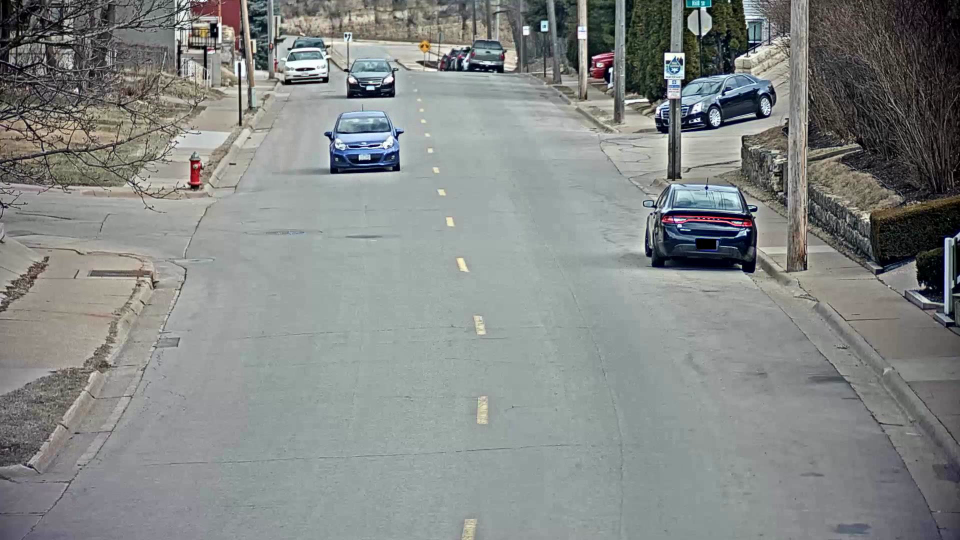
#> input picture src/test.png, 1920 x 1080 px, given in place of non_stabilized5.mp4, which was not available (shown at 1/2 size)
$ python block_matching.py   (older library calls are emulated)
#> lines starting #> are read from the running program, lines starting #| are printed output that depends on the picture; pictures that were not available may be replaced by others from this repository, and a replacement may not be noted
#> in fix_video, img_prev is the input picture: shape (1080, 1920, 3); mean B, G, R 133.9, 135.8, 131.9
# -*- coding: utf-8 -*-
"""
Created on Tue May  8 23:11:10 2018
@author: hamdd
"""

import glob
import cv2
from scipy.signal import convolve2d as conv2

# import pylab as pl
import numpy as np

from os import path, mkdir
import re
from tqdm import tqdm
import skimage.measure
from visualization import colorflow_white, colorflow_black
def atoi(text):
    return int(text) if text.isdigit() else text

# [7 lines left out: function natural_keys, not called in this run]

def construct_replicated_img(img, padding_type="zeros"):
#> called with padding_type = 'mirror'
    h, w = img.shape[:2]
#> h = 324; w = 324
    z = np.zeros((h*3, w*3))
    z[h:h*2, w:w*2] = img

    if(padding_type=="mirror"):
        hz = cv2.flip(img, 1)
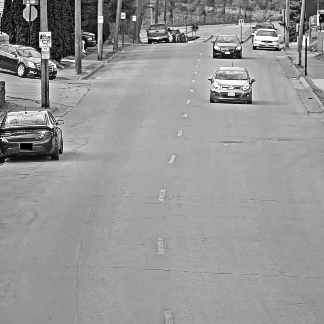
#> hz: shape (324, 324); min 0, max 255, mean 150.2
        z[h  :h*2,   :w] = hz
        z[h  :h*2,w*2: ] = hz

        vz = cv2.flip(img, 0)
        z[ :h, w:w*2] = vz
        z[h*2:,w:w*2] = vz

        rz = cv2.flip(hz, 0)
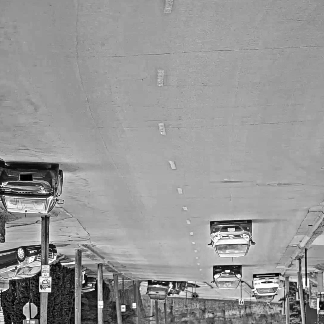
#> rz: shape (324, 324); min 0, max 255, mean 150.2
        z[   :h,  :w] = rz
        z[   :h,w*2:] = rz
        z[h*2: ,  :w] = rz
        z[h*2: ,w*2:] = rz
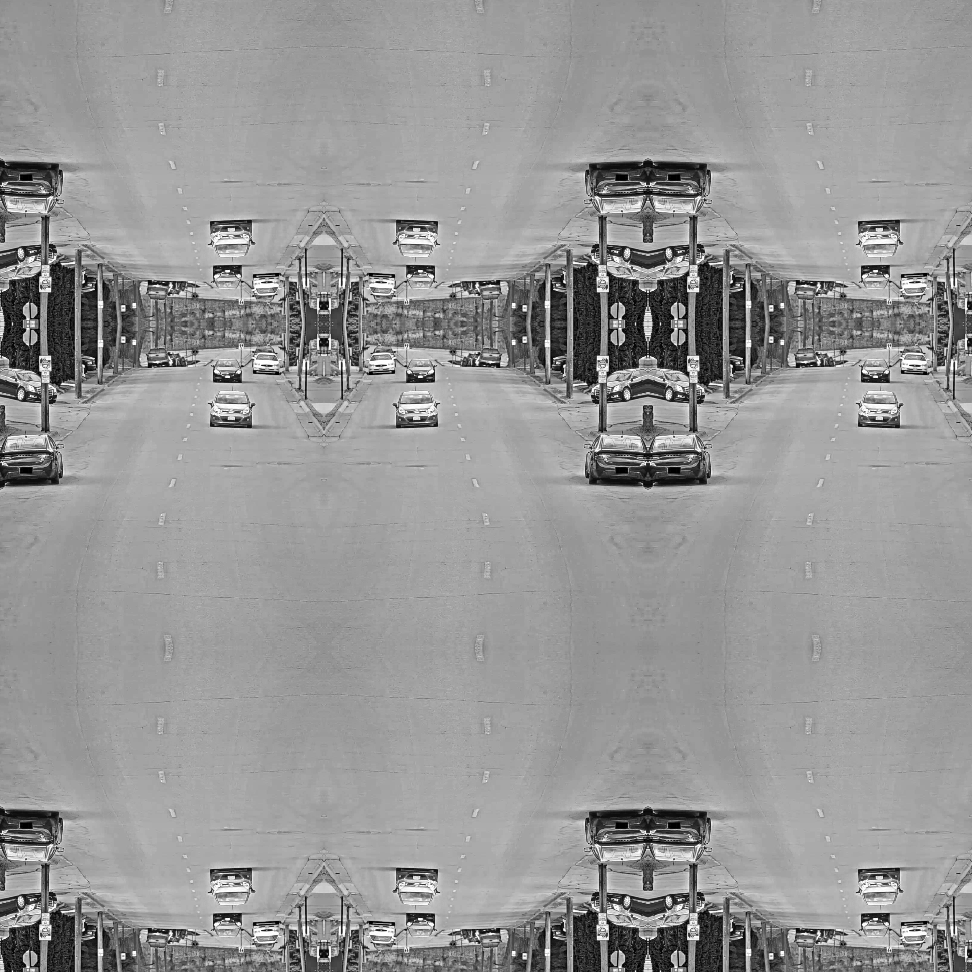
#> z: shape (972, 972) float64; min 0, max 255, mean 150.2
    elif(padding_type in ["zeros","zero"]):
        pass
    else:
        raise(ValueError(f"padding_type not recognized: {padding_type}"))
    return z.astype(np.uint8)

class squarePatchIterator1(object):
    # sq_id = 0
    # [62 lines left out: function __init__, not called in this run]
    def get_n_patches(self):
        return self.nRows*self.nCols
    def __iter__(self):
        return self
    # [45 lines left out: functions __next__, trunc_int, not called in this run]

class squarePatchIterator(object):
    # sq_id = 0
    def __init__(self,
                 img,
                 w_margin,
                 w_padding=0,
                 padding_type="mirror",
                 from_original=False):
        self.img = img
        h, w = self.img.shape[:2]

        self.r_img = construct_replicated_img(img, padding_type=padding_type)

        if(type(w_margin)==float):
            if(w_margin > 1):
                raise(ValueError(f"if its float, w_margin is above 1: {w_margin}"))
            if(w_margin != 0):
                w_margin = int(min(h,w)/(int(1/w_margin))/2)
#> w_margin = 32
            else:
                w_margin = 0

        # self.nSplits = int(nSplits)

        if(type(w_padding)==float):
            if(w_padding > 1):
                raise(ValueError(f"if its float, w_padding is above 1: {w_padding}"))
            if(w_padding > 0):
                w_padding = int(min(h,w)/(int(1/w_padding)))


        # self._s_sq_id = squarePatchIterator.sq_id
        # squarePatchIterator.sq_id += 1

        self.start = self.img.shape
#> self.start = (324, 324)


        self._row = 0
        self._col = 0


        # self.include_padding = include_padding

        self.w_margin = w_margin + 1
#> self.w_margin = 33
        self.w_padding = int(w_padding)
        self.t_margin = self.w_margin + self.w_padding
#> self.t_margin = 33
        self.step = self.w_margin*2
#> self.step = 66
        self.from_original = from_original
        print("Final measurements:")
        print(f" - w_margin: {self.w_margin}")
#|  - w_margin: 33
        print(f" - w_paddin: {self.w_padding}")
        print(f" - t_margin: {self.t_margin}")
#|  - t_margin: 33
        print(f" -     step: {self.step}     ")
#|  -     step: 66
#|  - w_margin: 33
#|  - t_margin: 33
#|  -     step: 66
    def __iter__(self):
        return self
    def __next__(self):

        yp = self._col*self.step
#> yp = 0
        xp = self._row*self.step
#> xp = 0

        ylow = yp-self.t_margin
#> ylow = -33
        yhgh = yp+self.t_margin
#> yhgh = 33

        xlow = xp-self.t_margin
#> xlow = -33
        xhgh = xp+self.t_margin
#> xhgh = 33

        l_ylow = self.start[0]+ylow
#> l_ylow = 291
        l_xlow = self.start[1]+xlow
#> l_xlow = 291

        l_yhgh = self.start[0]+yhgh
#> l_yhgh = 357
        l_xhgh = self.start[1]+xhgh
#> l_xhgh = 357

        # if( ylow >= 0 and xlow >= 0)
        if(xp <= self.img.shape[1]):
            if(yp <= self.img.shape[0]):
                if( yp-self.step >= 0 and xp-self.step >= 0 and xp+self.step <= self.img.shape[1] ):
                    # print(f"ylow:{ylow}, yhgh:{yhgh} xlow:{xlow} xhgh:{xhgh}")
                    if(not self.from_original):
                        roi = self.r_img[l_ylow:l_yhgh, l_xlow:l_xhgh]
                    else:
                        ylow = trunc_int(ylow, 0, self.img.shape[0])
                        xlow = trunc_int(xlow, 0, self.img.shape[1])
                        yhgh = trunc_int(yhgh, 0, self.img.shape[0])
                        xhgh = trunc_int(xhgh, 0, self.img.shape[1])
                        roi = self.img[ylow:yhgh, xlow:xhgh]
                    # cv2.imshow("roi", roi)
                    # cv2.waitKey(1)
                    # print(self._s_sq_id, self._col, self._row)
                    self._col+=1
                    return roi
                else:
                    self._col += 1
#> self._col = 1
            else:
                self._col = 0
                self._row +=1
        else:
            raise(StopIteration())

        return self.__next__()
#> in __next__ (call 8), `yp = self._col*self.step`: yp = 66
#> in __next__ (call 8), `ylow = yp-self.t_margin`: ylow = 33
#> in __next__ (call 8), `yhgh = yp+self.t_margin`: yhgh = 99
#> in __next__ (call 8), `xlow = xp-self.t_margin`: xlow = 33
#> in __next__ (call 8), `xhgh = xp+self.t_margin`: xhgh = 99
#> in __next__ (call 8), `l_ylow = self.start[0]+ylow`: l_ylow = 357
#> in __next__ (call 8), `l_yhgh = self.start[0]+yhgh`: l_yhgh = 423
#> in __next__ (call 8), `roi = self.r_img[l_ylow:l_yhgh, l_xlow:l_xhgh]`:
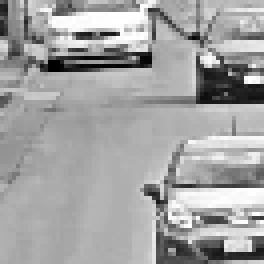
#> roi: shape (66, 66) (shown 4 times larger); min 0, max 255, mean 162.4
#> in __next__ (call 8), `self._col+=1`: self._col = 2


def rotate180(img):
    (h, w) = img.shape[:2]
    center = (w / 2, h / 2)
    M = cv2.getRotationMatrix2D(center, 180, 1.0)
    rotated = cv2.warpAffine(img, M, (w, h))
    return rotated

def obtain_correlation_mov(patch1, patch2, canny=True):
    if(canny):
        patch1 = cv2.Canny(patch1, 10, 70)
        patch2 = cv2.Canny(patch2, 10, 70)
        # cv2.imshow("canny1", patch1)
        # cv2.imshow("canny2", patch2)
        # cv2.waitKey(0)

    red_corr = conv2(rotate180(patch1).astype(np.float),
                               patch2.astype(np.float))
    hl = int(red_corr.shape[0]/2)+1
    maxx, maxy = hl, hl
    if(np.count_nonzero(patch1) and np.count_nonzero(patch2)):
        red_corr = red_corr
        max_val = red_corr.max()

        r255 = ((red_corr/max_val)*255).astype(np.uint8)
        cv2.imshow("r255_s", r255)
        cv2.waitKey(1)

        maxx, maxy = np.where(red_corr==max_val)
        maxx, maxy = maxx[0], maxy[0]

    return -(maxx-hl), -(maxy-hl)


def obtain_mean_mov_squared(img_prev, img_next,
                            block_match_func = obtain_correlation_mov,
                            window_size=0.25, canny=True):
    # [5 lines of commented-out code are left out]
    pi_prev = squarePatchIterator(img_prev, window_size)
    pi_next = squarePatchIterator(img_next, window_size)

    movsx = []
    movsy = []
    for p1, p2 in zip(pi_prev, pi_next):

        movx, movy = obtain_correlation_mov(p1, p2, canny=canny)
        movsx.append(movx)
        movsy.append(movy)
#> this loop made 12 passes
#> max_val in obtain_correlation_mov on passes 1 to 12: 67951125, 25229700, 12159675, 28350900, 51694875, 15606000, 22368600, 45127350, 66585600, 25164675, 24254325, 38234700
#> pass 1, in obtain_correlation_mov, `patch1 = cv2.Canny(patch1, 10, 70)`:
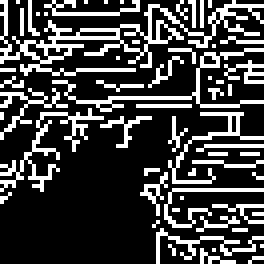
#> patch1: shape (66, 66) (shown 4 times larger); 24.9% white in thin lines or dots
#> pass 1, in obtain_correlation_mov, `red_corr = conv2(rotate180(patch1).astype(np.float), patch2.astype(np...`:
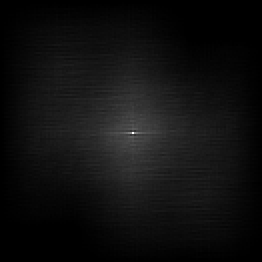
#> red_corr: shape (131, 131) float64 (shown 2 times larger); min 0, max 67951125, mean 4288273.9; drawn with min black and max white
        # stack_imgs = np.hstack((p1, p2))

    return np.mean(movsx), np.mean(movsy)

# [6 lines of commented-out code are left out]
# [77 lines left out: functions obtain_dense_mov, obtain_mov_just_for_center, not called in this run]

def fix_video(videopath, nzoom = 0.3, window_size = 0.2,
              canny=True, fix_strategy = obtain_mean_mov_squared,
              max_mov=20, get_video=True):
    inversezoom = 1/nzoom

    out_cap = None
    cap = cv2.VideoCapture(videopath)
    frame_count = cap.get(cv2.CAP_PROP_FRAME_COUNT)

    width  = int(cap.get(cv2.CAP_PROP_FRAME_WIDTH))   # float
    height = int(cap.get(cv2.CAP_PROP_FRAME_HEIGHT))  # float

    fps = cap.get(cv2.CAP_PROP_FPS)
    ret, img_prev = cap.read()


    center = (width/2.0, height/2.0)
    y1 = 0
    x1 = int(center[0] - int(height/2))
    y2 = int(y1+height)
    x2 = int(x1+height)

    img_prev_p = img_prev[y1:y2, x1:x2, 0]
    img_prev_z = cv2.resize(img_prev_p, None, fx=nzoom, fy=nzoom)

    ret, img_next = cap.read()

    # pbar = tqdm(desc="Matrices calc", total=frame_count)
    accx = 0
    accy = 0
    i=0
    while cap.isOpened() and ret:
        i+=1
        # pbar.update()
        img_next_p = img_next[y1:y2, x1:x2, 0]
        img_next_z = cv2.resize(img_next_p, None, fx=nzoom, fy=nzoom)

        movx, movy = fix_strategy(img_prev_z, img_next_z,window_size = window_size, canny=canny)
        print("MOVX:", movx, "MOVY:", movy)
#| MOVX: 0.0 MOVY: 0.0
        accx = accx if max_mov is not None and accx >= max_mov else accx+movx
        accy = accy if max_mov is not None and accy >= max_mov else accy+movy

        M = np.float32([[1,0,accy*inversezoom],[0,1,accx*inversezoom]])
        img_next_w = cv2.warpAffine(img_next, M, (width, height))
        cv2.imshow("Wrapped", img_next_w)
        cv2.waitKey(1)

        f_out = np.hstack((img_next, img_next_w))
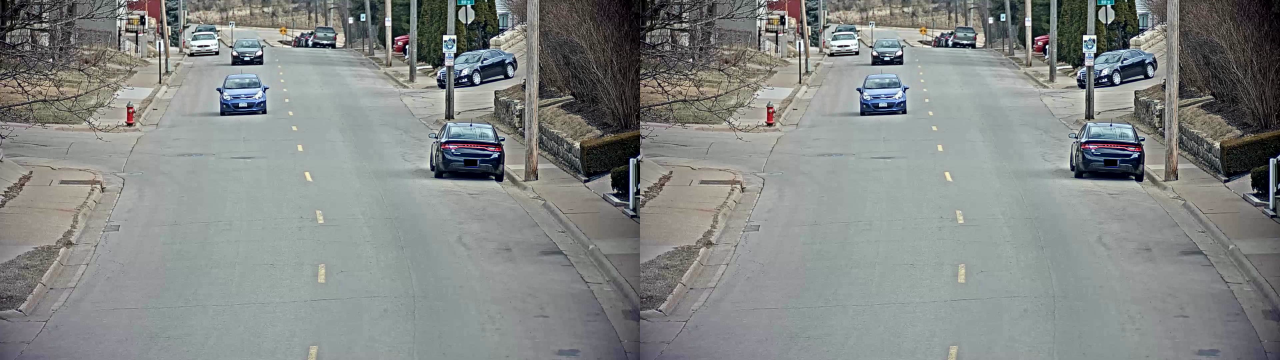
#> f_out: shape (1080, 3840, 3) (shown at 1/3 size); mean B, G, R 133.9, 135.8, 131.9
        if(out_cap is None  and get_video):
            fshape = f_out.shape
            out_cap = cv2.VideoWriter("out.avi",
                                    cv2.VideoWriter_fourcc(*"MJPG"),
                                    fps,
                                    (fshape[1],fshape[0]))
        out_cap.write(f_out.astype('uint8'))
        img_next = img_next_w
        img_prev_z = img_next_z
        ret, img_next = cap.read()
    cap.release()
    if(out_cap is not None):
        out_cap.release()

# [64 lines left out: function view_dense, not called in this run]


if __name__ == "__main__":
    fpath = "/home/dazmer/Videos/non_stabilized5.mp4"
    fix_video(fpath, max_mov=None)
    # view_dense(fpath, nzoom=1, window_size=0.021, window_padding=0, canny=True)
